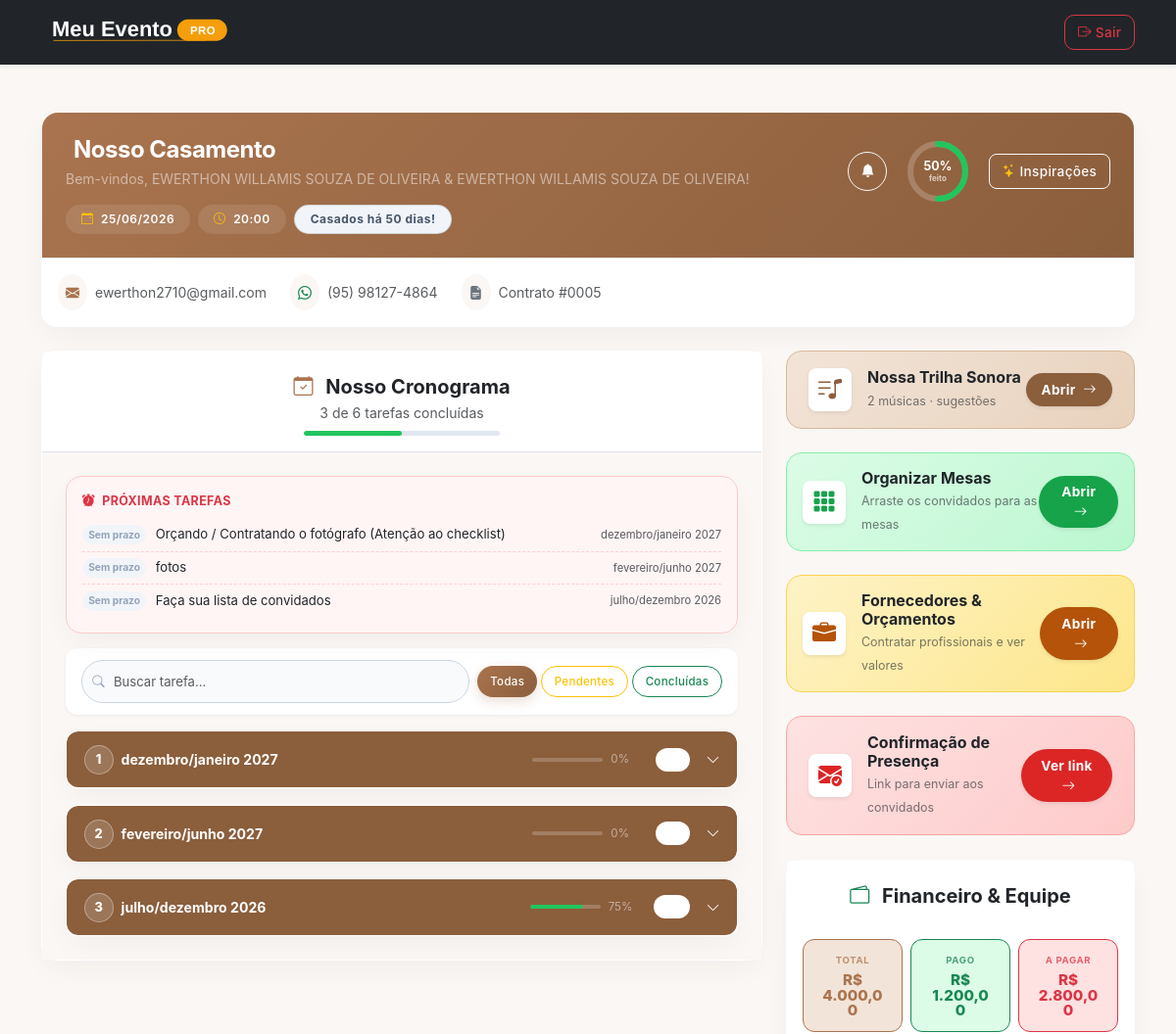
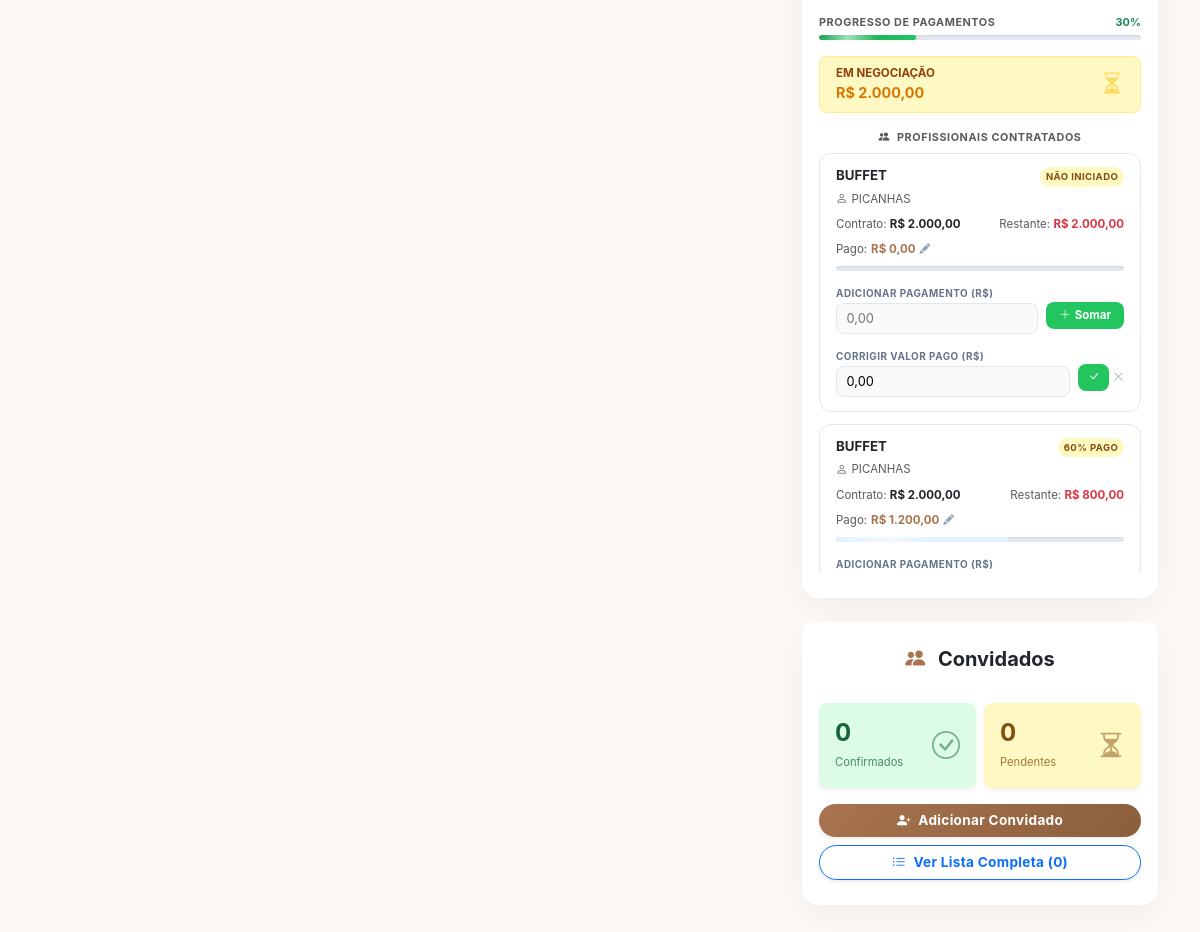
Screenshot of /noivos.php?id=5 (signed in) with the database file from the repository (2 pictures, top to bottom).
### tables this page shows
CREATE TABLE `eventos` (
  `id` int(11) NOT NULL,
  `cliente_id` int(11) NOT NULL,
  `data_evento` date NOT NULL,
  `hora_evento` time DEFAULT NULL,
  `tipo_ceremonia` enum('Igreja','Salão') NOT NULL,
  `local_ceremonia` varchar(255) NOT NULL,
  `tem_recepcao` tinyint(1) DEFAULT 0,
  `local_recepcao` varchar(255) DEFAULT NULL,
  `tipo_assessoria` enum('Básica','Completa') NOT NULL,
  `local_cerimonia` varchar(255) DEFAULT NULL,
  `tem_festa` tinyint(1) DEFAULT 0,
  `local_festa` varchar(255) DEFAULT NULL,
  `foto_casal` varchar(255) DEFAULT NULL,
  `foto_casal_ativa` tinyint(1) NOT NULL DEFAULT 0,
  `cor_convite` varchar(7) DEFAULT NULL
);

CREATE TABLE `clientes` (
  `id` int(11) NOT NULL,
  `nome` varchar(150) NOT NULL,
  `cpf` varchar(14) DEFAULT NULL,
  `rg` varchar(20) DEFAULT NULL,
  `contato` varchar(20) DEFAULT NULL,
  `email` varchar(100) NOT NULL,
  `telefone` varchar(20) DEFAULT NULL,
  `endereco` text DEFAULT NULL,
  `data_cadastro` timestamp NOT NULL DEFAULT current_timestamp(),
  `senha` varchar(255) DEFAULT '123456',
  `ultimo_login` datetime DEFAULT current_timestamp()
);

CREATE TABLE `checklist` (
  `id` int(11) NOT NULL,
  `evento_id` int(11) NOT NULL,
  `etapa` varchar(100) DEFAULT 'PASSO 01',
  `tarefa` varchar(255) NOT NULL,
  `descricao` text DEFAULT NULL,
  `origem` varchar(50) DEFAULT 'Assessoria',
  `checado` tinyint(1) DEFAULT 0,
  `observacoes` text DEFAULT NULL,
  `fornecedores_sugeridos` text DEFAULT NULL,
  `status` varchar(20) DEFAULT 'pendente',
  `data_prazo` date DEFAULT NULL,
  `concluido_em` datetime DEFAULT NULL,
  `concluido_por` varchar(20) DEFAULT NULL
);

CREATE TABLE `fornecedores_evento` (
  `id` int(11) NOT NULL,
  `evento_id` int(11) NOT NULL,
  `nome` varchar(100) NOT NULL,
  `servico` varchar(100) NOT NULL,
  `contato` varchar(100) DEFAULT NULL,
  `status` varchar(50) DEFAULT 'Orçamento',
  `data_cadastro` datetime DEFAULT current_timestamp(),
  `valor` decimal(10,2) DEFAULT 0.00,
  `valor_pago` decimal(10,2) NOT NULL DEFAULT 0.00
);

### noivos.php (the view, shortened to what the rows shown need)
<?php
require_once 'conexao.php';
$evento_id = (int)$_SESSION['evento_id'];
try { $pdo->query("SELECT data_prazo FROM checklist LIMIT 1"); }
catch (Exception $e) { $pdo->exec("ALTER TABLE checklist ADD COLUMN data_prazo DATE NULL"); }
try { $pdo->query("SELECT concluido_em FROM checklist LIMIT 1"); }
catch (Exception $e) { $pdo->exec("ALTER TABLE checklist ADD COLUMN concluido_em DATETIME NULL"); }
try { $pdo->query("SELECT concluido_por FROM checklist LIMIT 1"); }
catch (Exception $e) { $pdo->exec("ALTER TABLE checklist ADD COLUMN concluido_por VARCHAR(20) NULL"); }
try { $pdo->query("SELECT foto_casal FROM eventos LIMIT 1"); }
catch (Exception $e) { $pdo->exec("ALTER TABLE eventos ADD COLUMN foto_casal VARCHAR(255) NULL"); }
try { $pdo->query("SELECT foto_casal_ativa FROM eventos LIMIT 1"); }
catch (Exception $e) { $pdo->exec("ALTER TABLE eventos ADD COLUMN foto_casal_ativa TINYINT(1) NOT NULL DEFAULT 0"); }
try { $pdo->query("SELECT cor_convite FROM eventos LIMIT 1"); }
catch (Exception $e) { $pdo->exec("ALTER TABLE eventos ADD COLUMN cor_convite VARCHAR(7) NULL"); }
function badge_prazo(?string $data_prazo, bool $done): array {
    if (empty($data_prazo)) return ['sem', 'Sem prazo'];
    $txt  = date('d/m/Y', strtotime($data_prazo));
    return ['futuro', $txt];
}
$s = $pdo->prepare("
    SELECT e.*, c.nome, c.email, c.telefone
    FROM eventos e
    INNER JOIN clientes c ON e.cliente_id = c.id
    WHERE e.id = ?
");
$s->execute([$evento_id]);
$evento = $s->fetch();
$rs = $pdo->prepare("SELECT * FROM checklist WHERE evento_id = ? ORDER BY etapa ASC, id ASC");
$rs->execute([$evento_id]);
$lista_checklist = $rs->fetchAll();
$rs4 = $pdo->prepare("SELECT * FROM fornecedores_evento WHERE evento_id = ? AND status != 'Cancelado' ORDER BY status ASC, servico ASC");
$rs4->execute([$evento_id]);
$todos_fornecedores = $rs4->fetchAll();
$valor_neg   = 0.0;
$lista_cont  = [];
foreach ($todos_fornecedores as $f) {
    if ($f['status'] === 'Contratado') {
        $lista_cont[] = $f;
    } elseif ($f['status'] === 'Orçamento') {
        $valor_neg += (float)$f['valor'];
    }
}
$passos = []; $prog = [];
foreach ($lista_checklist as $t) {
    $e = $t['etapa'];
    $passos[$e][] = $t;
}
$proximas_tarefas = [];
foreach ($lista_checklist as $t) {
    $done = ($t['status'] === 'concluido' || $t['checado'] == 1);
    if ($done) continue;
    $proximas_tarefas[] = $t;
}
usort($proximas_tarefas, function ($a, $b) {
    $da = $a['data_prazo'] ?: '9999-12-31';
    $db = $b['data_prazo'] ?: '9999-12-31';
    return $da <=> $db;
});
$proximas_tarefas = array_slice($proximas_tarefas, 0, 5);
$hoje = (new DateTime())->setTime(0, 0, 0);
$dev  = (new DateTime($evento['data_evento']))->setTime(0, 0, 0);
$diff = $hoje->diff($dev);
$dias = $diff->invert ? -$diff->days : $diff->days;
?>
<!DOCTYPE html>
<html lang="pt-br">
<head>
  <link href="https://cdn.jsdelivr.net/npm/bootstrap@5.3.0/dist/css/bootstrap.min.css" rel="stylesheet">
  <link rel="stylesheet" href="https://cdn.jsdelivr.net/npm/bootstrap-icons@1.11.0/font/bootstrap-icons.css">
  <link rel="stylesheet" href="css/estilo.css?v=8">
</head>
<body>
<div class="container my-4 my-md-5">
  <div class="card border-0 shadow-sm mb-4" style="border-radius: var(--radius); backdrop-filter: none; animation: none; transform: none;">
    <div class="header-topo p-3 p-md-4 d-flex flex-wrap justify-content-between align-items-start gap-3">
      <div>
        <h2 class="fw-bold mb-1 text-white fs-4 fs-md-2" style="letter-spacing:-.5px;">
          <i class="bi bi-rings text-warning me-2"></i> Nosso Casamento
        </h2>
        <p class="text-white-50 mb-3 small">Bem-vindos, <?= htmlspecialchars($evento['nome']) ?>!</p>
        <div class="d-flex flex-wrap gap-2 badges-info-evento">
          <span class="badge bg-white bg-opacity-10 text-white px-3 py-2 rounded-pill">
            <i class="bi bi-calendar-event me-1 text-warning"></i>
            <?= date('d/m/Y', strtotime($evento['data_evento'])) ?>
          </span>
          <?php if (!empty($evento['hora_evento'])): ?>
          <span class="badge bg-white bg-opacity-10 text-white px-3 py-2 rounded-pill">
            <i class="bi bi-clock me-1 text-warning"></i>
            <?= date('H:i', strtotime($evento['hora_evento'])) ?>
          </span>
          <?php endif; ?>
          <?php if ($dias > 0): ?>
            <span class="badge bg-success bg-opacity-25 text-white border border-success border-opacity-25 px-3 py-2 rounded-pill fw-bold">
              Faltam <?= $dias ?> dias!
            </span>
          <?php elseif ($dias === 0): ?>
            <span class="badge bg-warning bg-opacity-25 text-warning border border-warning border-opacity-25 px-3 py-2 rounded-pill fw-bold">
              É Hoje! <i class="bi bi-stars"></i>
            </span>
          <?php else: ?>
            <span class="badge bg-secondary bg-opacity-25 text-white border border-secondary border-opacity-25 px-3 py-2 rounded-pill fw-bold">
              Casados há <?= abs($dias) ?> dias!
            </span>
          <?php endif; ?>
        </div>
      </div>
    </div>
    <div class="bg-white p-3 border-top d-none d-md-block" style="border-radius: 0 0 var(--radius) var(--radius);">
      <div class="d-flex flex-wrap row-gap-2 column-gap-4">
        <div class="d-flex align-items-center gap-2 text-muted small">
          <span class="bg-light rounded-circle p-2 d-flex"><i class="bi bi-envelope-fill text-primary"></i></span>
          <?= htmlspecialchars($evento['email']) ?>
        </div>
        <?php if (!empty($evento['telefone'])): ?>
        <div class="d-flex align-items-center gap-2 text-muted small">
          <span class="bg-light rounded-circle p-2 d-flex"><i class="bi bi-whatsapp text-success"></i></span>
          <?= htmlspecialchars($evento['telefone']) ?>
        </div>
        <?php endif; ?>
        <div class="d-flex align-items-center gap-2 text-muted small">
          <span class="bg-light rounded-circle p-2 d-flex"><i class="bi bi-file-earmark-text-fill text-secondary"></i></span>
          Contrato #<?= str_pad($evento['id'], 4, '0', STR_PAD_LEFT) ?>
        </div>
      </div>
    </div>
  </div>
  <div class="row g-4 align-items-start">
    <div class="col-lg-8">
      <div class="card shadow-sm border-0 mb-4" style="border-radius: var(--radius);">
        <div class="card-body p-4 bg-light">
          <?php if (empty($passos)): ?>
            <div class="text-center py-5 text-muted bg-white rounded-3 shadow-sm">
              <i class="bi bi-clock-history fs-1"></i>
              <p class="mt-3 mb-0">A assessoria ainda está montando o cronograma.<br>Em breve aparecerá aqui!</p>
            </div>
          <?php else: ?>
            <?php if (!empty($proximas_tarefas)): ?>
            <div class="card border-0 shadow-sm card-proximas p-3">
              <?php foreach ($proximas_tarefas as $pt): [$pcls, $ptxt] = badge_prazo($pt['data_prazo'] ?? null, false); ?>
                <div class="item-proxima">
                  <span class="badge-prazo <?= $pcls ?>"><?= htmlspecialchars($ptxt) ?></span>
                  <span class="text-dark text-truncate"><?= htmlspecialchars($pt['tarefa']) ?></span>
                  <span class="text-muted ms-auto" style="font-size:.7rem;"><?= htmlspecialchars($pt['etapa']) ?></span>
                </div>
              <?php endforeach; ?>
            </div>
            <?php endif; ?>
          <?php endif; ?>
        </div>
      </div>
    </div>
    <div class="col-lg-4">
      <div class="sidebar-sticky d-flex flex-column gap-4">
        <div class="card shadow-sm border-0" style="border-radius: var(--radius);">
          <div class="card-body px-3 pb-4">
            <div style="max-height:420px;overflow-y:auto;" id="lista-fornecedores">
              <?php if (empty($lista_cont)): ?>
                <p class="text-center text-muted small py-3 mb-0">Nenhum profissional contratado ainda.</p>
              <?php else: ?>
                <?php foreach ($lista_cont as $f):
                  $fid        = (int)$f['id'];
                  $fValor     = (float)$f['valor'];
                  $fPago      = (float)($f['valor_pago'] ?? 0);
                  $fRest      = $fValor - $fPago;
                  $fPct       = $fValor > 0 ? round($fPago / $fValor * 100) : 0;
                  $fQuitado   = $fRest <= 0;
                  $barColor   = $fQuitado ? 'bg-success' : ($fPct >= 50 ? 'bg-info' : 'bg-warning');
                ?>
                <div class="forn-card" id="forn-<?= $fid ?>" data-pago="<?= $fPago ?>">
                  <div class="d-flex justify-content-between align-items-start mb-1">
                    <div class="fw-bold text-dark" style="font-size:.83rem;line-height:1.3;">
                      <?= htmlspecialchars($f['servico']) ?>
                    </div>
                    <span class="forn-pago-badge ms-2 flex-shrink-0 <?= $fQuitado ? 'bg-success text-white' : 'bg-warning text-dark' ?>">
                      <?= $fQuitado ? '✓ Quitado' : ($fPct > 0 ? $fPct.'% pago' : 'Não iniciado') ?>
                    </span>
                  </div>
                  <?php if (!empty($f['nome'])): ?>
                  <div class="text-muted mb-2" style="font-size:.72rem;">
                    <i class="bi bi-person me-1"></i><?= htmlspecialchars($f['nome']) ?>
                  </div>
                  <?php endif; ?>
                  <div class="d-flex justify-content-between mb-2" style="font-size:.72rem;">
                    <div>
                      <span class="text-muted">Contrato: </span>
                      <span class="fw-bold text-dark">R$ <?= number_format($fValor, 2, ',', '.') ?></span>
                    </div>
                    <div class="text-end">
                      <span class="text-muted">Restante: </span>
                      <span class="fw-bold <?= $fQuitado ? 'text-success' : 'text-danger' ?> forn-rest-val">
                        R$ <?= number_format($fRest < 0 ? 0 : $fRest, 2, ',', '.') ?>
                      </span>
                    </div>
                  </div>
                  <div class="mb-2 d-flex align-items-center gap-1" style="font-size:.72rem;">
                    <span class="text-muted">Pago:</span>
                    <span class="fw-bold text-primary forn-pago-valor-txt">R$ <?= number_format($fPago, 2, ',', '.') ?></span>
                    <button type="button" class="btn-editar-pago-noivos" data-id="<?= $fid ?>" title="Corrigir valor pago">
                      <i class="bi bi-pencil-fill"></i>
                    </button>
                  </div>
                  <div class="barra-pago-wrap mb-2">
                    <div class="barra-pago-fill <?= $barColor ?> forn-barra-fill" style="width:<?= $fPct ?>%;"></div>
                  </div>
                  <div class="d-flex align-items-center gap-2 mt-2 forn-add-wrap-noivos">
                    <div class="flex-grow-1">
                      <label style="font-size:.62rem;color:#64748b;text-transform:uppercase;font-weight:700;letter-spacing:.05em;">
                        Adicionar pagamento (R$)
                      </label>
                      <input
                        type="text"
                        class="valor-pago-input forn-input-add-noivos"
                        data-id="<?= $fid ?>"
                        data-total="<?= $fValor ?>"
                        placeholder="0,00"
                        inputmode="decimal"
                      >
                    </div>
                    <div class="mt-3">
                      <button type="button"
                              class="btn-salvar-pag btn-add-pagamento-noivos"
                              data-id="<?= $fid ?>">
                        <i class="bi bi-plus-lg me-1"></i>Somar
                      </button>
                    </div>
                  </div>
                  <div class="d-flex align-items-center gap-2 mt-2 forn-edit-wrap-noivos" style="display:none;">
                    <div class="flex-grow-1">
                      <label style="font-size:.62rem;color:#64748b;text-transform:uppercase;font-weight:700;letter-spacing:.05em;">
                        Corrigir valor pago (R$)
                      </label>
                      <input
                        type="text"
                        class="valor-pago-input forn-input-edit-noivos"
                        data-id="<?= $fid ?>"
                        data-total="<?= $fValor ?>"
                        value="<?= number_format($fPago, 2, ',', '.') ?>"
                        placeholder="0,00"
                        inputmode="decimal"
                      >
                    </div>
                    <div class="mt-3 d-flex gap-1">
                      <button type="button" class="btn-salvar-pag btn-salvar-edit-noivos" data-id="<?= $fid ?>" title="Salvar correção">
                        <i class="bi bi-check-lg"></i>
                      </button>
                      <button type="button" class="btn-cancelar-edit-noivos" title="Cancelar">
                        <i class="bi bi-x-lg"></i>
                      </button>
                    </div>
                  </div>
                </div>
                <?php endforeach; ?>
              <?php endif; ?>
            </div>
          </div>
        </div>
      </div>
    </div>
  </div>
</div>
</body>
</html>

### rows the page displays
eventos: cliente.nome "EWERTHON WILLAMIS SOUZA DE OLIVEIRA & EWERTHON WILLAMIS SOUZA DE OLIVEIRA", data_evento "25/06/2026", hora_evento "20:00", abs($dias) "50", cliente.email "ewerthon2710@gmail.com", cliente.telefone "(95) 98127-4864", id "0005"
checklist: ptxt "Sem prazo", tarefa "Orçando / Contratando o fotógrafo (Atenção ao checklist)", etapa "dezembro/janeiro 2027"
checklist: ptxt "Sem prazo", tarefa "fotos", etapa "fevereiro/junho 2027"
checklist: ptxt "Sem prazo", tarefa "Faça sua lista de convidados", etapa "julho/dezembro 2026"
fornecedores_evento: servico "BUFFET", shows "NÃO INICIADO", nome "PICANHAS", valor "2.000,00", valor+valor_pago "2.000,00", valor_pago "0,00"
fornecedores_evento: servico "BUFFET", fPct "60", nome "PICANHAS", valor "2.000,00", valor+valor_pago "800,00", valor_pago "1.200,00"

### other values shown
$pct_g "50"
$conc_g "3"
$total_g "6"
$label "dezembro/janeiro 2027"
$pctE "0"
$label "fevereiro/junho 2027"
$label "julho/dezembro 2026"
$pctE "75"
$total_musicas "2"
$valor_cont "4.000,00"
$valor_pago_total "1.200,00"
$valor_restante_total "2.800,00"
$pct_pago "30"
$valor_neg "2.000,00"
$total_conf "0"
